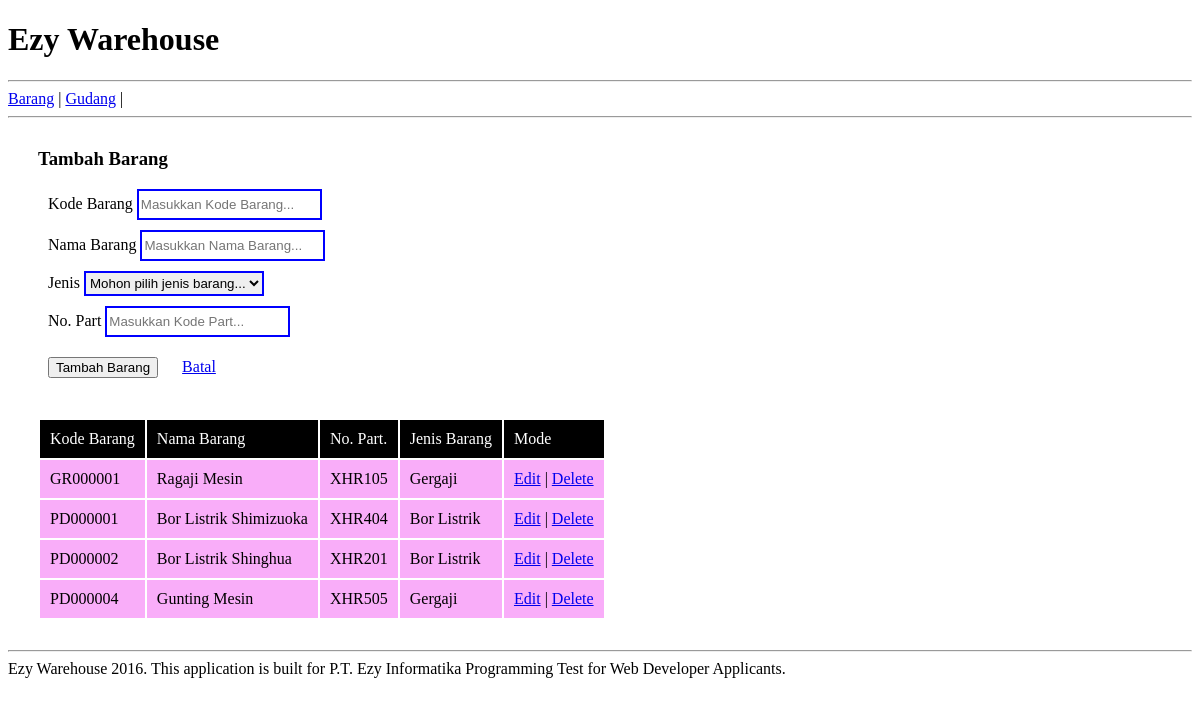
The page / on the database its author committed.
### tables this page shows
CREATE TABLE IF NOT EXISTS `master_barang` (
  `Kode_Barang` varchar(100) NOT NULL,
  `Nama_Barang` varchar(45) NOT NULL,
  `No_Part` varchar(45) DEFAULT NULL,
  `Created_Date` date DEFAULT NULL,
  `master_jenis_Kode_Jenis` varchar(2) NOT NULL,
  PRIMARY KEY (`Kode_Barang`),
  KEY `fk_master_barang_master_jenis_idx` (`master_jenis_Kode_Jenis`)
);

CREATE TABLE IF NOT EXISTS `master_jenis` (
  `Kode_Jenis` varchar(2) NOT NULL,
  `Nama_Jenis` varchar(45) DEFAULT NULL,
  PRIMARY KEY (`Kode_Jenis`)
);

### application/controllers/Warehouse.php (called while the page is built, shortened)
<?php
class Warehouse extends CI_Controller{
	public function __construct()
	{
		$this->load->model('barang_model');
		$this->load->model('gudang_model');
	}
	public function index()
	{
		$daftar_barang = $this->barang_model->get_barang();
		$content = $this->load->view('warehouse/index', array('daftar_barang'=>$daftar_barang), true);
		$script = $this->load->view('warehouse/barang_js', '', true);
		$this->load->view('layout', array('content'=>$content, 'script'=>$script));
	}
}

### index.php (called while the page is built, shortened)
<?php
require_once BASEPATH.'core/CodeIgniter.php';

### application/models/Barang_model.php (called while the page is built, shortened)
<?php
class Barang_model extends CI_Model {
	public function get_barang()
	{
		$query = $this->db->query(' SELECT mb.*, mj.Nama_Jenis FROM master_barang mb LEFT JOIN master_jenis mj on mb.master_jenis_Kode_Jenis = mj.Kode_Jenis ORDER BY mb.Created_Date');
		return $query->result();
	}
}
?>

### application/views/warehouse/index.php (the view, shortened to what this page needs)
<form class="ezy-form" id="form-add-barang">
	<h3>Tambah Barang</h3>
	<div class="ezy-input">
		<label>Kode Barang</label>
		<input type="text" name="kode_barang" id="kode_barang" value="" placeholder="Masukkan Kode Barang..." />
	</div>
	<div class="ezy-input">
		<label>Nama Barang</label>
		<input type="text" name="nama_barang" id="nama_barang" value="" placeholder="Masukkan Nama Barang..." />
	</div>
	<div class="ezy-input">
		<label>Jenis</label>
		<select id="jenis_barang" name="jenis_barang">
			<option value="">Mohon pilih jenis barang...</option>
		</select>
	</div>
	<div class="ezy-input">
		<label>No. Part</label>
		<input type="text" name="no_part" id="no_part" value="" placeholder="Masukkan Kode Part..." />
	</div>
	<input  id="btn-submit-add-barang" class="ezy-input" type="submit" value="Tambah Barang" />
	<a id="btn-cancel-add-barang" href="javascript:void(0);" onclick="changeFormStatus();" class="ezy-input">Batal</a>
</form>
<table class="ezy-table" id="table-barang">
	<thead>
		<tr>
			<td>Kode Barang</td>
			<td>Nama Barang</td>
			<td>No. Part.</td>
			<td>Jenis Barang</td>
			<td>Mode</td>
		</tr>
	</thead>
	<tbody>
		<?php foreach ($daftar_barang as $row) { ?>
		<tr>
			<td><?php echo $row->Kode_Barang ?></td>
			<td id="nama-barang-<?php echo $row->Kode_Barang ?>"><?php echo $row->Nama_Barang ?></td>
			<td id="no-part-<?php echo $row->Kode_Barang ?>"><?php echo $row->No_Part ?></td>
			<td><?php echo $row->Nama_Jenis ?></td>
			<td>
				<a href="javascript:void(0);" onclick="setEditBarang('<?php echo $row->Kode_Barang; ?>');">Edit</a> |
				<a id="delete-barang-<?php echo $row->Kode_Barang; ?>" href="javascript:void(0);" onclick="deleteBarang('<?php echo $row->Kode_Barang ?>');">Delete</a>
			</td>
		</tr>
		<?php } ?>
	</tbody>
</table>

### application/views/layout.php (shortened to what this page needs)
<!DOCTYPE html>
<html>
	<head>
		<link href="<?php echo base_url('assets/css/main.css'); ?>" rel="stylesheet">
	</head>
	<body>
		<header>
			<h1>Ezy Warehouse</h1>
			<div id="menu">
				<hr/>
				<a href="<?php echo site_url('/');?>">Barang</a> |
				<a href="<?php echo site_url('/warehouse/gudang'); ?>">Gudang</a> |
				<hr/>
			</div>
		</header>
		<div id="content">
			<?php echo $content; ?>
		</div>
		<footer>
			<hr/>
			Ezy Warehouse 2016. This application is built for P.T. Ezy Informatika Programming Test for Web Developer Applicants.
		</footer>
	</body>
</html>

### assets/css/main.css (style rules this page uses)
.ezy-table { margin:30px; }
.ezy-table thead td { padding: 10px; background: black; color: white; }
.ezy-table tbody td { padding: 10px; background: #F9ADF9 ; }
.ezy-form { margin: 30px; }
.ezy-input { margin: 10px; }
.ezy-input input { border: 2px solid blue; height: 25px; }
.ezy-input select { border: 2px solid blue; height: 25px; }

### rows shown on the page
master_barang: Kode_Barang "GR000001", Nama_Barang "Ragaji Mesin", No_Part "XHR105", master_jenis_Kode_Jenis.Nama_Jenis "Gergaji"
master_barang: Kode_Barang "PD000001", Nama_Barang "Bor Listrik Shimizuoka", No_Part "XHR404", master_jenis_Kode_Jenis.Nama_Jenis "Bor Listrik"
master_barang: Kode_Barang "PD000002", Nama_Barang "Bor Listrik Shinghua", No_Part "XHR201", master_jenis_Kode_Jenis.Nama_Jenis "Bor Listrik"
master_barang: Kode_Barang "PD000004", Nama_Barang "Gunting Mesin", No_Part "XHR505", master_jenis_Kode_Jenis.Nama_Jenis "Gergaji"
